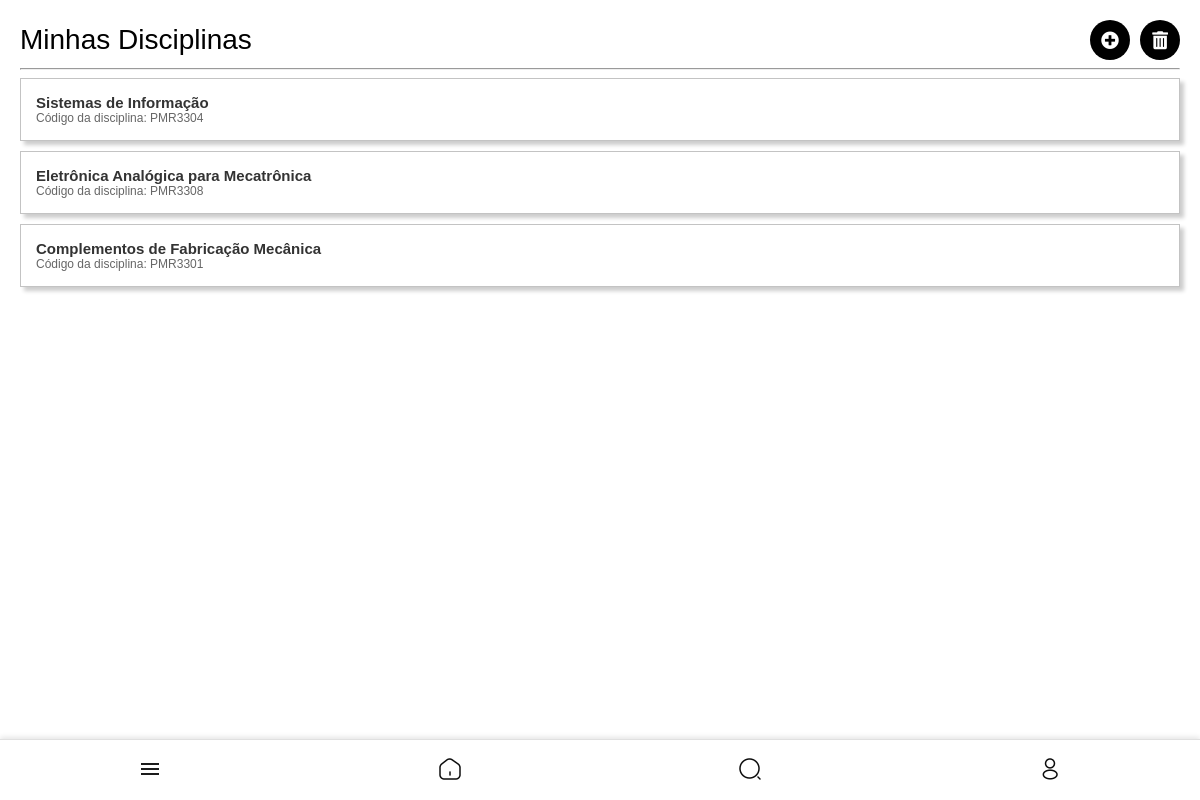
Page /disciplinas/ (signed in) on the earlier database version.
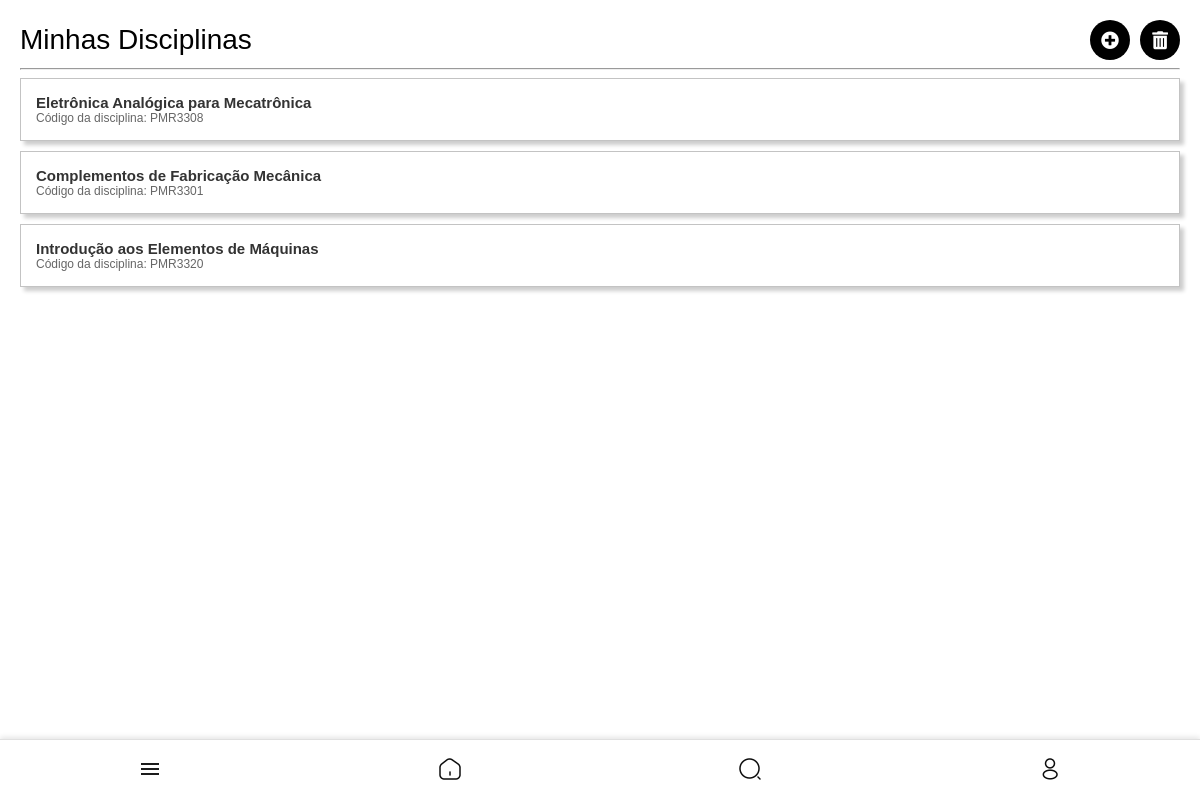
Same page on the later database version.
### core/models.py (models this page shows, shortened)
class UserDiscipline(models.Model):
    user = models.ForeignKey(settings.AUTH_USER_MODEL, on_delete=models.CASCADE)
    disciplina = models.ForeignKey('Disciplina', on_delete=models.CASCADE)

class Disciplina(models.Model):
    nome = models.CharField(max_length=255)
    codigo = models.CharField(max_length=10)
    curso = models.CharField(max_length=255)
    semestre = models.CharField(max_length=10)
    tipo = models.CharField(max_length=50)
    professor_responsavel = models.ForeignKey(
        settings.AUTH_USER_MODEL,
        null=True,
        blank=True,
        on_delete=models.SET_NULL,
        limit_choices_to={'user_type': 'professor'}
    )

### core/views.py (the view)
# urls.py: path('disciplinas/', views.disciplinas, name='disciplinas'),
@login_required
def disciplinas(request):
    if request.user.user_type not in ['aluno', 'representante', 'professor']:
        raise PermissionDenied
    user_disciplines = UserDiscipline.objects.filter(user=request.user).select_related('disciplina')
    return render(request, 'core/disciplinas.html', {'user_disciplines': user_disciplines})

### templates/core/disciplinas.html (shortened to what this page needs)
{% extends 'core/base.html' %}
{% block content %}
<div class="disciplinas-container">
    <div class="header-container">
        <h1>Minhas Disciplinas</h1>
        <div class="actions">
            <a href="{% url 'adicionar_disciplinas' %}" class="icon-btn">
                <i class="fas fa-plus-circle"></i>
            </a>
            <a href="{% url 'remover_disciplinas' %}" class="icon-btn">
                <i class="fas fa-trash-alt"></i>
            </a>
        </div>
    </div>
    <hr>
    <ul class="disciplinas-list">
        {% for user_discipline in user_disciplines %}
        <li class="disciplina-item">
            <a href="{% url 'detalhe_disciplina' user_discipline.disciplina.id %}" class="disciplina-nome">
                {{ user_discipline.disciplina.nome }}
            </a>
            <a href="{% url 'detalhe_disciplina' user_discipline.disciplina.id %}" class="disciplina-codigo" style="font-weight: normal; font-size: min(12px,3vw); color: #666;">
                Código da disciplina: {{ user_discipline.disciplina.codigo }}
            </a>
        </li>
        {% empty %}
        <li class="empty-list" style="font-size: min(15px,4vw); color: #8c8c8c;">Você não adicionou nenhuma disciplina ainda.</li>
        {% endfor %}
    </ul>
</div>
{% endblock %}

Differences in the rows shown:
removed UserDiscipline: disciplina.nome "Sistemas de Informação", disciplina.codigo "PMR3304"
added UserDiscipline: disciplina.nome "Introdução aos Elementos de Máquinas", disciplina.codigo "PMR3320"
